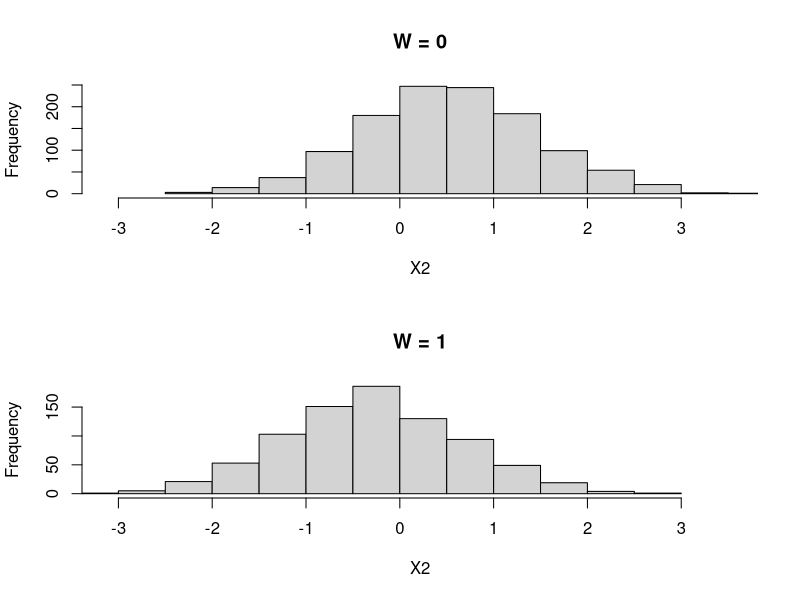
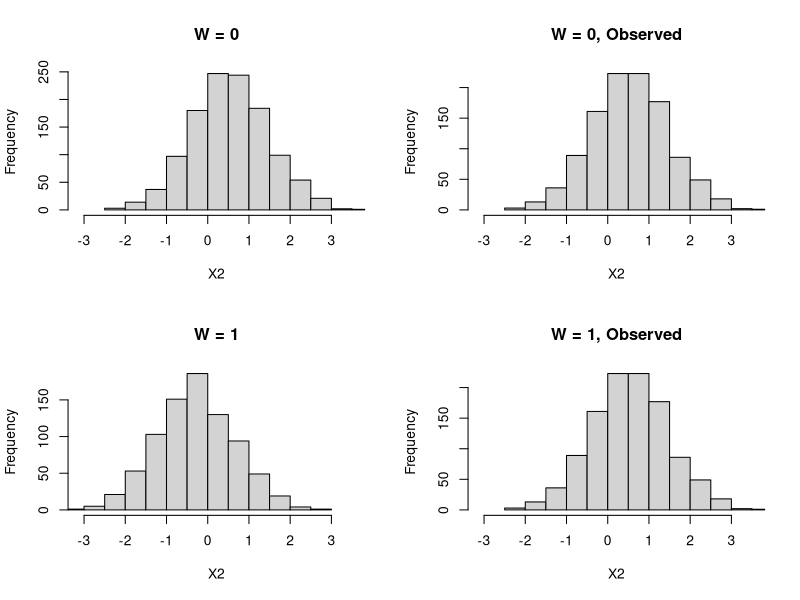

Write R code to recreate these figures, in order.
# Rudolph, Colson, Stuart, Ahern 2016
# Optimally combining propensity score subclasses
# Statistics in Medicine

set.seed(20200919)

# Covariates --------------------------------------------------------------

n_stra = 5 # 10, 30

n_sample = ifelse(n_stra == 30, 5000, 2000)

dat_X = as.data.frame(matrix(NA, nrow = n_sample, ncol = 4))
colnames(dat_X) = paste0('X', 1:4)
dat_X$X1 = runif(n_sample, min = 0.02, max = 0.7)
dat_X$X2 = rnorm(n_sample, mean = 0.2 + 0.125 * dat_X$X1, sd = 1)
dat_X$X3 = rnorm(n_sample, mean = -2, sd = 0.7)
dat_X$X4 = rbinom(n_sample, size = 1, prob = 0.4)

dat_survey = as.data.frame(matrix(NA, nrow = n_sample, ncol = 3))
colnames(dat_survey) = c('incl_logit', 'incl_prob', 'incl_ind')
dat_survey$incl_logit = dat_X$X1 - dat_X$X3 + dat_X$X4
dat_survey$incl_prob = plogis(dat_survey$incl_logit)
dat_survey$incl_ind = rbinom(n_sample, size = 1, prob = dat_survey$incl_prob)

dat_Y = as.data.frame(matrix(NA, nrow = n_sample, ncol = 5))
colnames(dat_Y) = c('mu0', 'mu1', 'Y0', 'Y1', 'Y_obs')

# DGM 1 -------------------------------------------------------------------
# Base scenario: constant treatment effect; positivity assumption

dat_PS_logit = -0.5 + dat_X$X1 + 0.1 * dat_X$X1^2 - 0.5 * dat_X$X2 + 
  0.5 * dat_X$X1 * dat_X$X2
dat_PS_prob = plogis(dat_PS_logit)
dat_W = rbinom(n_sample, size = 1, dat_PS_prob)

dat_Y$mu0 = -0.5 + 3 * dat_X$X1 + 3 * dat_X$X1^2 - 2 * dat_X$X2
dat_Y$mu1 = -0.5 + 3 * dat_X$X1 + 3 * dat_X$X1^2 - 2 * dat_X$X2 + 2


# DGM 2 -------------------------------------------------------------------
# Constant treatment effect; violation of positivity assumption

dat_PS_logit = -0.3 + dat_X$X1 - 1.5 * dat_X$X1^2 - 1.5 * dat_X$X2 + 
  1.5 * dat_X$X1 * dat_X$X2
dat_PS_prob = plogis(dat_PS_logit)
dat_W = rbinom(n_sample, size = 1, dat_PS_prob)

dat_Y$mu0 = -0.5 + 3 * dat_X$X1 + 3 * dat_X$X1^2 - 2 * dat_X$X2
dat_Y$mu1 = -0.5 + 3 * dat_X$X1 + 3 * dat_X$X1^2 - 2 * dat_X$X2 + 2


# DGM 3 -------------------------------------------------------------------
# Heterogeneous treatment effect; positivity assumption

dat_PS_logit = -0.5 + dat_X$X1 + 0.1 * dat_X$X1^2 - 0.5 * dat_X$X2 + 
  0.5 * dat_X$X1 * dat_X$X2
dat_PS_prob = plogis(dat_PS_logit)
dat_W = rbinom(n_sample, size = 1, dat_PS_prob)

dat_Y$mu0 = -0.5 + 3 * dat_X$X1 + 3 * dat_X$X1^2 - 2 * dat_X$X2
dat_Y$mu1 = -0.5 + 3 * dat_X$X1 + 3 * dat_X$X1^2 - 2 * dat_X$X2 + 
  1.5 + 2 * dat_X$X1 + 2 * dat_X$X1^2 - dat_X$X2


# DGM 4 -------------------------------------------------------------------
# Heterogeneous treatment effect; violation of positivity assumption
# [N] This is an additional scenario created based on DGM 2 and 3.

dat_PS_logit = -0.3 + dat_X$X1 - 1.5 * dat_X$X1^2 - 1.5 * dat_X$X2 + 
  1.5 * dat_X$X1 * dat_X$X2
dat_PS_prob = plogis(dat_PS_logit)
dat_W = rbinom(n_sample, size = 1, dat_PS_prob)

dat_Y$mu0 = -0.5 + 3 * dat_X$X1 + 3 * dat_X$X1^2 - 2 * dat_X$X2
dat_Y$mu1 = -0.5 + 3 * dat_X$X1 + 3 * dat_X$X1^2 - 2 * dat_X$X2 + 
  1.5 + 2 * dat_X$X1 + 2 * dat_X$X1^2 - dat_X$X2


# Combining ---------------------------------------------------------------

dat_Y$Y0 = dat_Y$mu0 + rnorm(n_sample, mean = 0, sd = 1)
dat_Y$Y1 = dat_Y$mu1 + rnorm(n_sample, mean = 0, sd = 1)
dat_Y$Y_obs = dat_W * dat_Y$Y1 + (1 - dat_W) * dat_Y$Y0

dat = data.frame(dat_X, PS_logit = dat_PS_logit, PS = dat_PS_prob, W = dat_W, 
                 dat_Y)


# Understanding -----------------------------------------------------------

# PS and covariate balance

plot_X = 'X2'
plot_xlim = range(dat[, plot_X])
par(mfrow = c(2, 1))
hist(dat[dat$W == 0, plot_X], xlim = plot_xlim, xlab = plot_X, main = 'W = 0')
hist(dat[dat$W == 1, plot_X], xlim = plot_xlim, xlab = plot_X, main = 'W = 1')
par(mfrow = c(1, 1))

# Survey membership
# The authors considered survey data where some subjects are not observed. 
# However, the distributions do not look much different, as only 10% subjects
#   are discarded.

plot_X = 'X2'
plot_xlim = range(dat[, plot_X])
par(mfrow = c(2, 2))
hist(dat[dat$W == 0, plot_X], xlim = plot_xlim, xlab = plot_X, main = 'W = 0')
hist(dat[(dat$W == 0) & (dat_survey$incl_ind == 1), plot_X], 
     xlim = plot_xlim, xlab = plot_X, main = 'W = 0, Observed')
hist(dat[dat$W == 1, plot_X], xlim = plot_xlim, xlab = plot_X, main = 'W = 1')
hist(dat[(dat$W == 0) & (dat_survey$incl_ind == 1), plot_X], 
     xlim = plot_xlim, xlab = plot_X, main = 'W = 1, Observed')
par(mfrow = c(1, 1))

table(dat$W, dat_survey$incl_ind)
